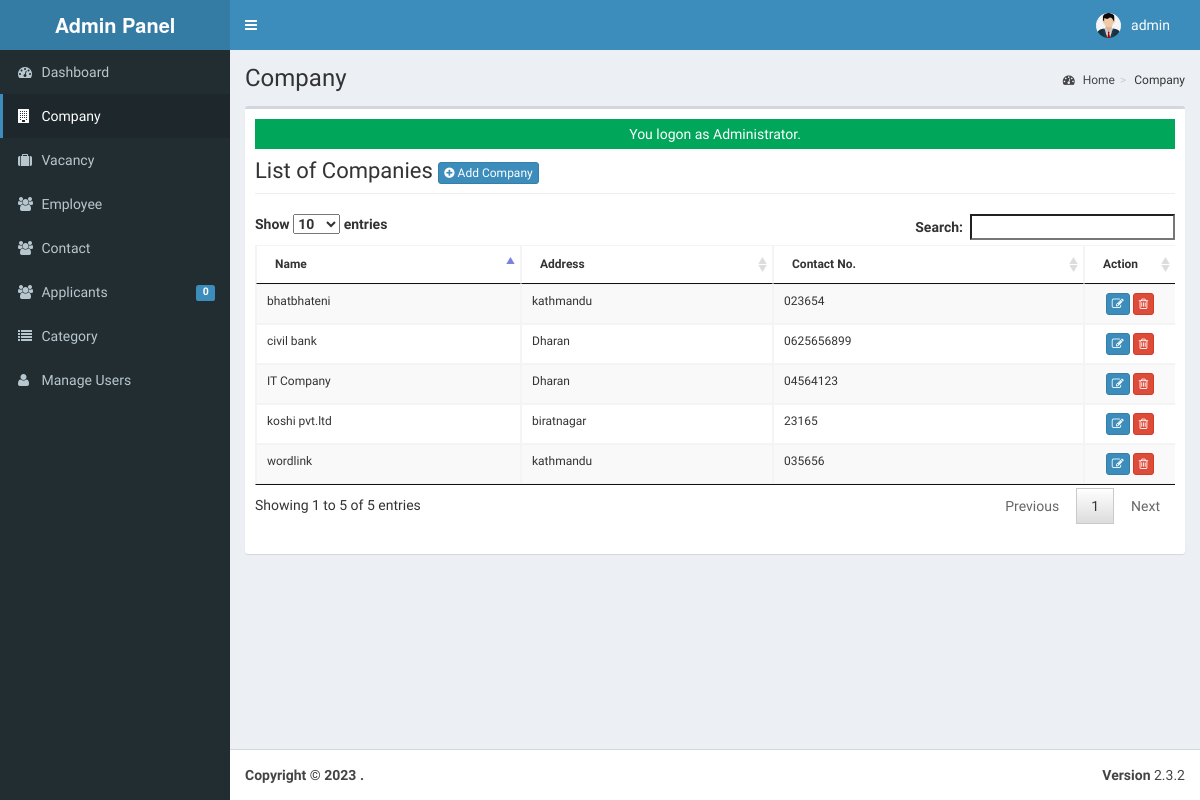
Page /admin/company/index.php (signed in) on the committed database.
### tables this page shows
CREATE TABLE `tblusers` (
  `USERID` varchar(30) NOT NULL,
  `FULLNAME` varchar(40) NOT NULL,
  `USERNAME` varchar(90) NOT NULL,
  `PASS` varchar(90) NOT NULL,
  `ROLE` varchar(30) NOT NULL,
  `PICLOCATION` varchar(255) NOT NULL
);

CREATE TABLE `tblcompany` (
  `COMPANYID` int(11) NOT NULL,
  `COMPANYNAME` varchar(90) NOT NULL,
  `COMPANYADDRESS` varchar(90) NOT NULL,
  `COMPANYCONTACTNO` varchar(30) NOT NULL,
  `COMPANYSTATUS` varchar(90) NOT NULL,
  `COMPANYMISSION` text NOT NULL
);

### admin/company/index.php (called while the page is built, shortened)
<?php
require_once("../../include/initialize.php");
$title="Company";
require_once ("../theme/templates.php");
?>

### include/database.php (called while the page is built, shortened)
<?php
class Database {
	var $sql_string = '';
	private $conn;
	public function open_connection() {
		$this->conn = mysqli_connect(server,user,pass);
		if(!$this->conn){
			echo "Problem in database connection! Contact administrator!";
			exit();
		}else{
			$db_select = mysqli_select_db($this->conn,database_name);
		}
	}
	function setQuery($sql='') {
		$this->sql_string=$sql;
	}
	function executeQuery() {
		$result = mysqli_query($this->conn,$this->sql_string);
		return $result;
	}
	private function confirm_query($result) {
		return $result;
	}
	function loadResultList( $key='' ) {
		$cur = $this->executeQuery();
		$array = array();
		while ($row = mysqli_fetch_object($cur)) {
			if ($key) {
				$array[$row->$key] = $row;
			} else {
				$array[] = $row;
			}
		}
		return $array;
	}
	function loadSingleResult() {
		$cur = $this->executeQuery();
		while ($row = mysqli_fetch_object($cur)) {
		return $data = $row;
		}
	}
}
$mydb = new Database();
?>

### include/accounts.php (called while the page is built, shortened)
<?php
require_once(LIB_PATH.DS.'database.php');
class User {
	protected static  $tblname = "tblusers";
	function single_user($id=""){
			global $mydb;
			$mydb->setQuery("SELECT * FROM ".self::$tblname."
				Where USERID= '{$id}' LIMIT 1");
			$cur = $mydb->loadSingleResult();
			return $cur;
	}
}
?>

### include/function.php (called while the page is built, shortened)
<?php
function currentpage(){
		$this_page = $_SERVER['SCRIPT_NAME'];
	    $bits = explode('/',$this_page);
		 return $bits[3];
	}
		?>

### admin/company/list.php (the view, shortened to what this page needs)
<div class="row">
      	 <div class="col-lg-12">
           <h1 class="page-header">List of Companies  <a href="index.php?view=add" class="btn btn-primary btn-xs  ">  <i class="fa fa-plus-circle fw-fa"></i> Add Company</a>  </h1>
      		</div>
  		 </div>
 		    <form action="controller.php?action=delete" Method="POST">
		     <div class="table-responsive">
			<table id="dash-table" class="table table-striped table-bordered table-hover"  style="font-size:12px" cellspacing="0">
			  <thead>
			  	<tr>
			  		<th>Name</th>
			  		<th>Address</th>
			  		<th>Contact No.</th>
			  		 <th width="10%" align="center">Action</th>
			  	</tr>
			  </thead>
			  <tbody>
			  	<?php
			  		$mydb->setQuery("SELECT * FROM `tblcompany`");
			  		$cur = $mydb->loadResultList();
					foreach ($cur as $result) {
			  		echo '<tr>';
			  			echo '<td>' . $result->COMPANYNAME.'</td>';
			  			echo '<td>' . $result->COMPANYADDRESS.'</td>';
			  			echo '<td>' . $result->COMPANYCONTACTNO.'</td>';
			  		echo '<td align="center"><a title="Edit" href="index.php?view=edit&id='.$result->COMPANYID.'" class="btn btn-primary btn-xs  ">  <span class="fa fa-edit fw-fa"></a>
			  		     <a title="Delete" href="controller.php?action=delete&id='.$result->COMPANYID.'" class="btn btn-danger btn-xs  ">  <span class="fa  fa-trash-o fw-fa "></a></td>';
			  		echo '</tr>';
			  	}
			  	?>
			  </tbody>
			</table>
			</form>

### admin/theme/templates.php (shortened to what this page needs)
<!DOCTYPE html>
<html>
    <head>
        <link rel="stylesheet" href="<?php echo web_root;?>bootstrap/css/bootstrap.min.css">
        <link rel="stylesheet" href="<?php echo web_root;?>plugins/font-awesome/css/font-awesome.min.css">
        <link rel="stylesheet" href="<?php echo web_root;?>dist/css/AdminLTE.min.css">
        <link rel="stylesheet" href="<?php echo web_root;?>dist/css/skins/_all-skins.min.css">
        <link rel="stylesheet" href="<?php echo web_root;?>plugins/iCheck/flat/blue.css">
        <link rel="stylesheet" href="<?php echo web_root;?>plugins/morris/morris.css">
        <link rel="stylesheet" href="<?php echo web_root;?>plugins/jvectormap/jquery-jvectormap-1.2.2.css">
        <link href="<?php echo web_root; ?>plugins/datepicker/bootstrap-datetimepicker.min.css" rel="stylesheet" media="screen">
        <link rel="stylesheet" href="<?php echo web_root;?>plugins/dataTables/jquery.dataTables.min.css">
        <link rel="stylesheet" href="<?php echo web_root;?>plugins/bootstrap-wysihtml5/bootstrap3-wysihtml5.min.css">
    </head>
 <body class="hold-transition skin-blue fixed sidebar-mini">
<div class="wrapper">
  <header class="main-header">
    <a href="<?php echo web_root;?>/admin/" class="logo">
      <span class="logo-lg"><b>Admin Panel</b></span>
    </a>
    <nav class="navbar navbar-static-top" role="navigation">
      <a href="#" class="sidebar-toggle" data-toggle="offcanvas" role="button">
      </a>
      <div class="navbar-custom-menu">
        <ul class="nav navbar-nav">
          <?php
              $user = New User();
              $singleuser = $user->single_user($_SESSION['ADMIN_USERID']);
          ?>
          <li class="dropdown user user-menu" style="padding-right: 15px;"  >
            <a href="#" class="dropdown-toggle" data-toggle="dropdown">
              <img src="<?php echo web_root.'admin/user/'. $singleuser->PICLOCATION;?>" class="user-image" alt="User Image">
              <span class="hidden-xs"><?php echo $singleuser->FULLNAME; ?></span>
            </a>
          </li>
        </ul>
      </div>
    </nav>
  </header>
  <aside class="main-sidebar">
    <section class="sidebar">
      <ul class="sidebar-menu">
        <li  class="<?php echo (currentpage() == 'index.php') ? "active" : false;?>" >
          <a href="<?php echo web_root ;?>admin/">
            <i class="fa fa-dashboard"></i> <span>Dashboard</span>
          </a>
        </li>
        <li class="<?php echo (currentpage() == 'company') ? "active" : false;?>" >
          <a href="<?php echo web_root ;?>admin/company/">
            <i class="fa fa-building"></i> <span>Company</span>
          </a>
        </li>
        <li class="<?php echo (currentpage() == 'vacancy') ? "active" : false;?>" >
          <a href="<?php echo web_root ;?>admin/vacancy/">
            <i class="fa fa-suitcase"></i> <span>Vacancy</span>
          </a>
        </li>
        <li class="<?php echo (currentpage() == 'employee') ? "active" : false;?>" >
          <a href="<?php echo web_root ;?>admin/employee/">
            <i class="fa fa-users"></i> <span>Employee</span>
          </a>
        </li>
        <li class="<?php echo (currentpage() == 'contact') ? "active" : false;?>" >
          <a href="<?php echo web_root ;?>admin/contact/">
            <i class="fa fa-users"></i> <span>Contact</span>
          </a>
        </li>
        <li class="<?php echo (currentpage() == 'applicants') ? "active" : false;?>" >
          <a href="<?php echo web_root ;?>admin/applicants/">
            <i class="fa fa-users"></i> <span>Applicants</span>
            <span class="label label-primary pull-right">
              <?php
                $sql = "SELECT count(*) as 'APPL' FROM `tbljobregistration` WHERE `PENDINGAPPLICATION`=1";
                $mydb->setQuery($sql);
                $pending = $mydb->loadSingleResult();
                echo $pending->APPL;
              ?>
            </span>
          </a>
        </li>
        <li class="<?php echo (currentpage() == 'category') ? "active" : false;?>" >
          <a href="<?php echo web_root ;?>admin/category/">
            <i class="fa fa-list"></i> <span>Category</span>
          </a>
        </li>
         <li class="<?php echo (currentpage() == 'user') ? "active" : false;?>">
          <a href="<?php echo web_root; ?>admin/user/">
            <i class="fa fa-user"></i> <span>Manage Users</span> </a>
        </li>
      </ul>
    </section>
  </aside>
  <div class="content-wrapper">
  <section class="content-header">
      <h1>
        <?php echo isset($title) ? $title : ''; ?>
      </h1>
      <ol class="breadcrumb">
        <?php
          if ($title!='Home') {
            $active_title = '';
            if (isset($_GET['view'])) {
              $active_title = '<li class='.$active_title.'><a href="index.php">'.$title.'</a></li>';
            }else{
              $active_title = '<li class='.$active_title.'>'.$title.'</li>';
            }
            echo '<li><a href='.web_root.'admin/><i class="fa fa-dashboard"></i> Home</a></li>';
            echo  $active_title;
          }
        ?>
      </ol>
    </section>
         <section class="content">
          <div class="row">
            <div class="col-xs-12">
              <div class="box">
                <div class="box-body">
              <?php
               check_message();
               require_once $content;
               ?>
             </div>
           </div>
         </div>
         </section>
 </div>
  <footer class="main-footer">
    <div class="pull-right hidden-xs">
      <b>Version</b> 2.3.2
    </div>
    <strong>Copyright &copy; 2023 <a href="#"></a>.</strong>
  </footer>
    </body>
</html>

### include/session.php (shortened to what this page needs)
		<?php
	function check_message(){
		if(isset($_SESSION['message'])){
			if(isset($_SESSION['msgtype'])){
				if ($_SESSION['msgtype']=="info"){
	 				echo  '<div class="alert-info" style="height:30px;text-align:center;padding:5px">'. $_SESSION['message'] . '</div>';
				}elseif($_SESSION['msgtype']=="error"){
					echo  '<div class="alert alert-danger" style="height:30px;text-align:center;padding:5px">' . $_SESSION['message'] . '</div>';
				}elseif($_SESSION['msgtype']=="success"){
					echo  '<div class="alert-success" style="height:30px;text-align:center;padding:5px">' . $_SESSION['message'] . '</div>';
				}
	   		}
		}
	}
?>

### rows in the picture
tblusers: PICLOCATION (placeholder picture), FULLNAME "admin"
tblcompany: COMPANYNAME "bhatbhateni", COMPANYADDRESS "kathmandu", COMPANYCONTACTNO "023654"
tblcompany: COMPANYNAME "wordlink", COMPANYADDRESS "kathmandu", COMPANYCONTACTNO "035656"
tblcompany: COMPANYNAME "koshi pvt.ltd", COMPANYADDRESS "biratnagar", COMPANYCONTACTNO "23165"
tblcompany: COMPANYNAME "civil bank", COMPANYADDRESS "Dharan", COMPANYCONTACTNO "0625656899"
tblcompany: COMPANYNAME "IT Company", COMPANYADDRESS "Dharan", COMPANYCONTACTNO "04564123"

### other values in the picture
$pending->APPL "0"
$title "Company"
$_SESSION['message'] "You logon as Administrator."
